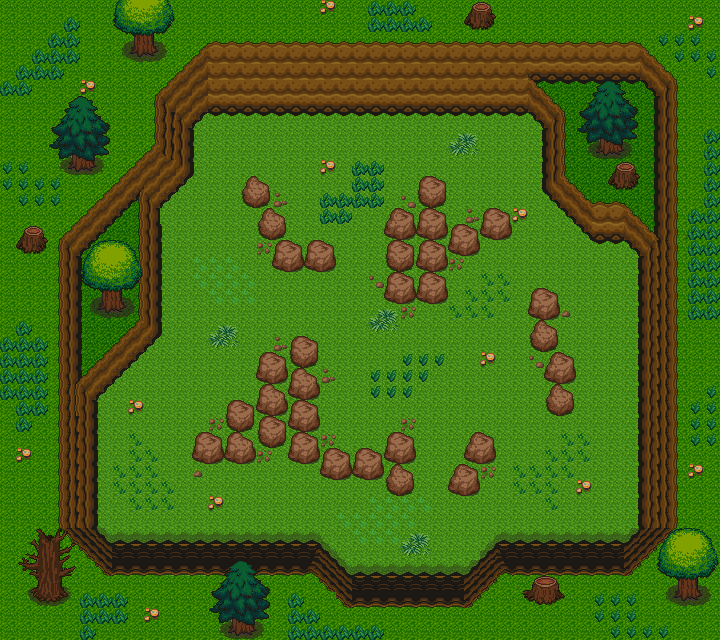

Rendered tile map (Tiled .tmx) drawn with the repository's tilesets; below, a short description and the map source with its tile grids summarised:
An orthogonal 45x40 tile map with 16x16 px tiles, 7 tile layers (ground0, ground1, wall0, wall1, ...), 2 hidden layers not drawn, 9 tilesets.

<map version="1.0" orientation="orthogonal" renderorder="right-down" width="45" height="40" tilewidth="16" tileheight="16">
 <tileset firstgid="1" name="1" tilewidth="16" tileheight="16">
  <image source="../../tileset/v1.3/1.png" width="800" height="800" />
 </tileset>
 <tileset firstgid="2501" name="2" tilewidth="16" tileheight="16">
  <image source="../../tileset/v1.3/2.png" width="800" height="800" />
 </tileset>
 <tileset firstgid="5001" name="3" tilewidth="16" tileheight="16">
  <image source="../../tileset/v1.3/3.png" width="800" height="800" />
 </tileset>
 <tileset firstgid="7501" name="4" tilewidth="16" tileheight="16">
  <image source="../../tileset/v1.3/4.png" width="800" height="800" />
 </tileset>
 <tileset firstgid="10001" name="5" tilewidth="16" tileheight="16">
  <image source="../../tileset/v1.3/5.png" width="800" height="800" />
 </tileset>
 <tileset firstgid="12501" name="6" tilewidth="16" tileheight="16">
  <image source="../../tileset/v1.3/6.png" width="800" height="800" />
 </tileset>
 <tileset firstgid="15001" name="7" tilewidth="16" tileheight="16">
  <image source="../../tileset/v1.3/7.png" width="800" height="800" />
 </tileset>
 <tileset firstgid="17501" name="8" tilewidth="16" tileheight="16">
  <image source="../../tileset/v1.3/8.png" width="800" height="800" />
 </tileset>
 <tileset firstgid="20001" name="9" tilewidth="16" tileheight="16">
  <image source="../../tileset/v1.3/9.png" width="800" height="800" />
 </tileset>
 <layer name="ground0" width="45" height="40">
  <data>[1800 cells, 1800 non-empty, 3 distinct tile ids]</data>
 </layer>
 <layer name="ground1" width="45" height="40">
  <data>[1800 cells, 0 non-empty, 0 distinct tile ids]</data>
 </layer>
 <layer name="wall0" width="45" height="40">
  <data>[1800 cells, 1270 non-empty, 159 distinct tile ids]</data>
 </layer>
 <layer name="wall1" width="45" height="40">
  <data>[1800 cells, 142 non-empty, 92 distinct tile ids]</data>
 </layer>
 <layer name="deco0" width="45" height="40">
  <data>[1800 cells, 223 non-empty, 13 distinct tile ids]</data>
 </layer>
 <layer name="deco1" width="45" height="40">
  <data>[1800 cells, 308 non-empty, 81 distinct tile ids]</data>
 </layer>
 <layer name="ABOVE_OVERWRITE" width="45" height="40" opacity="0.9">
  <data>[1800 cells, 0 non-empty, 0 distinct tile ids]</data>
 </layer>
 <layer name="COLLISION_OVERWRITE" visible="0" width="45" height="40">
  <data>[1800 cells, 0 non-empty, 0 distinct tile ids]</data>
 </layer>
 <layer name="SPOT" visible="0" width="45" height="40">
  <data>[1800 cells, 11 non-empty, 11 distinct tile ids]</data>
 </layer>
</map>
